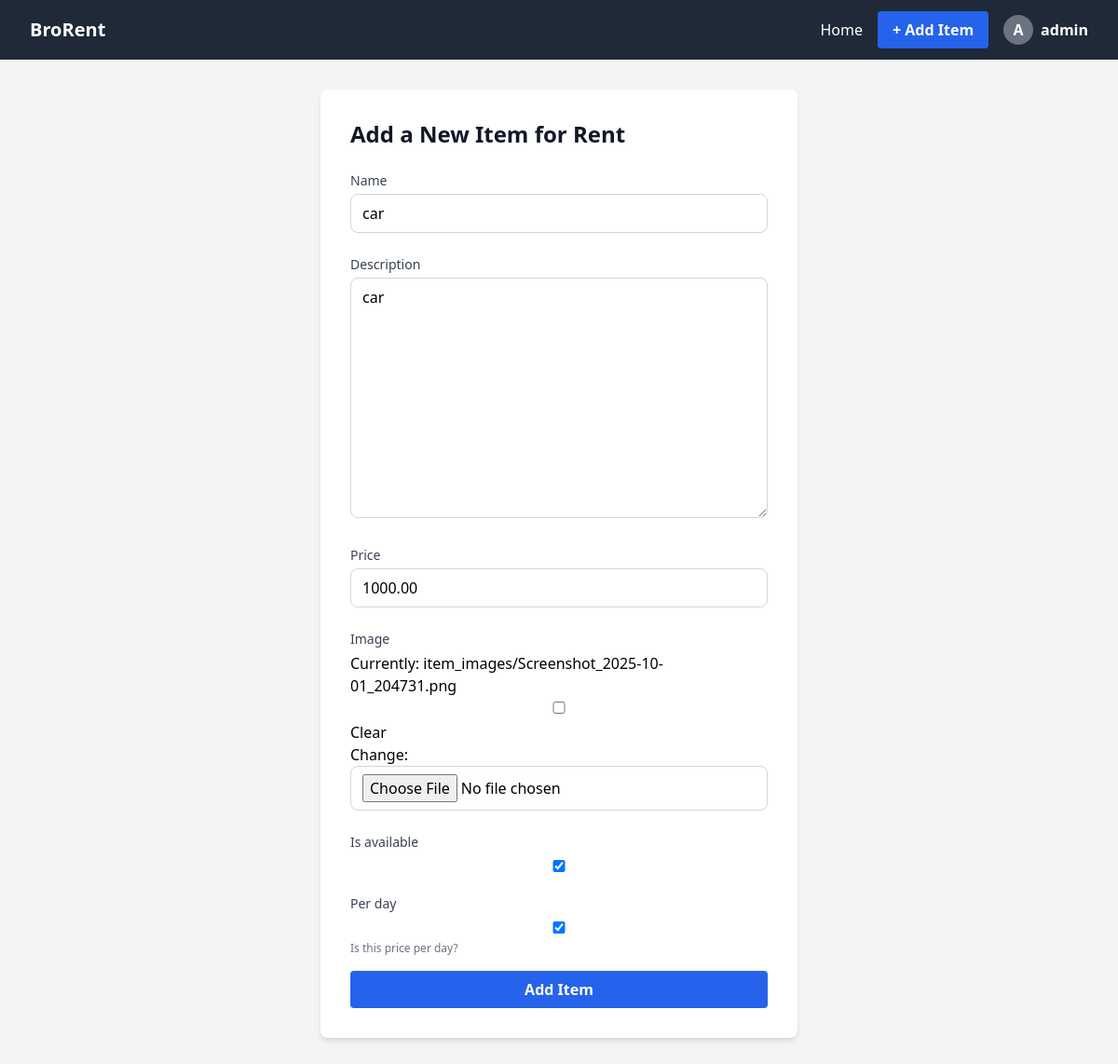
/item/2/edit/ (signed in), run on the app's committed database.
### pages/models.py (models this page shows, shortened)
class CustomUser(AbstractUser):
    image = models.ImageField(upload_to='user_images/', blank=True, null=True)
    hostel_name = models.CharField(max_length=100)
    room_number = models.CharField(max_length=20)
    phone_number = models.CharField(max_length=15)

class Item(models.Model):
    name = models.CharField(max_length=100)
    description = models.TextField()
    price = models.DecimalField(max_digits=7, decimal_places=2)
    owner = models.ForeignKey('CustomUser', on_delete=models.CASCADE)
    image = models.ImageField(upload_to='item_images/', blank=True, null=True)
    is_available = models.BooleanField(default=True)
    per_day = models.BooleanField(default=False, help_text='Is this price per day?')
    date_posted = models.DateTimeField(auto_now_add=True)

### pages/views.py (the view)
# urls.py: path('item/<int:pk>/edit/', views.update_item_view, name='item_update'), # Add this
def update_item_view(request, pk):
    item = get_object_or_404(Item, pk=pk)
    if request.method == 'POST':
        form = ItemForm(request.POST, request.FILES, instance=item)
        if form.is_valid():
            form.save()
            return redirect('item_detail', pk=item.pk)
    else:
        form = ItemForm(instance=item)
    context = {'form': form}
    return render(request, 'item_form.html', context)

### pages/forms.py
class ItemForm(forms.ModelForm):
    class Meta:
        model = Item
        fields = ['name', 'description', 'price', 'image', 'is_available', 'per_day']

### templates/item_form.html (shortened to what this page needs)
{% extends 'base.html' %}
{% block content %}
<div class="max-w-lg mx-auto bg-white rounded-lg shadow-md p-8">
    <h1 class="text-2xl font-bold text-gray-900 mb-6">Add a New Item for Rent</h1>
    <form method="post" enctype="multipart/form-data" class="space-y-4">
        {% for field in form %}
            <div>
                <label class="block text-gray-700 text-sm mb-1">{{ field.label }}</label>
                {{ field }}
                {% if field.help_text %}
                    <div class="text-xs text-gray-500">{{ field.help_text }}</div>
                {% endif %}
            </div>
        {% endfor %}
        <button type="submit" class="bg-blue-600 hover:bg-blue-700 text-white font-semibold py-2 px-4 rounded transition w-full">Add Item</button>
    </form>
</div>
{% endblock %}

### templates/base.html (shortened to what this page needs)
<!DOCTYPE html>
<html lang="en">
<head>
    <script src="https://cdn.tailwindcss.com"></script>
</head>
<body class="bg-gray-100 min-h-screen">
    <nav class="bg-gray-800 text-white">
        <div class="max-w-7xl mx-auto px-4 sm:px-6 lg:px-8">
            <div class="flex items-center justify-between h-16">
                <div class="flex items-center">
                    <span class="font-bold text-xl">BroRent</span>
                </div>
                <div class="flex items-center space-x-4">
                    <a href="/" class="hover:underline">Home</a>
                    <a href="{% url 'item_create' %}" class="bg-blue-600 hover:bg-blue-700 text-white font-semibold py-2 px-4 rounded transition">+ Add Item</a>
                    {% if user.is_authenticated %}
                        <div class="relative group flex items-center space-x-2">
                            {% if user.image %}
                                <img src="{{ user.image.url }}" alt="{{ user.username }}" class="w-8 h-8 rounded-full border-2 border-white object-cover">
                            {% else %}
                                <div class="w-8 h-8 rounded-full bg-gray-500 flex items-center justify-center text-white font-bold">{{ user.username|slice:":1"|upper }}</div>
                            {% endif %}
                            <button class="font-semibold focus:outline-none group-hover:text-blue-300" id="userMenuBtn">{{ user.username }}</button>
                        </div>
                    {% endif %}
                </div>
            </div>
        </div>
    </nav>
    <main class="max-w-7xl mx-auto py-8 px-4">
        {% block content %}{% endblock %}
    </main>
</body>
</html>

### templates/item_form.html (style rules this page uses)
input, select, textarea { width: 100%; border: 1px solid #d1d5db; border-radius: 0.5rem; padding: 0.5rem 0.75rem; margin-bottom: 0.5rem; outline: none; }

### data on the page
CustomUser: username "A", username "admin"
Item: form "car" "car" "1000.00" "☑" "☑"

### other printed values
{{ field.label }} "Name" "Description" "Price" "Image" "Is available" "Per day"
{{ field.help_text }} "Is this price per day?"
